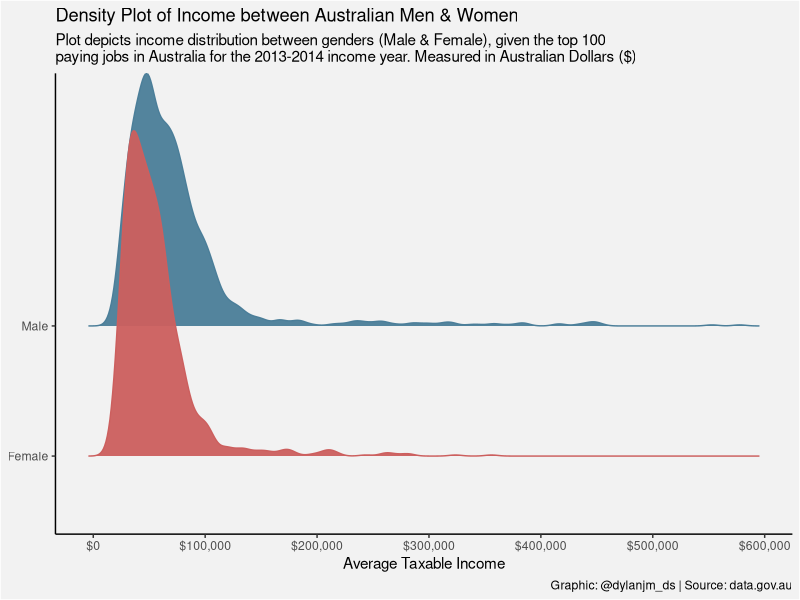
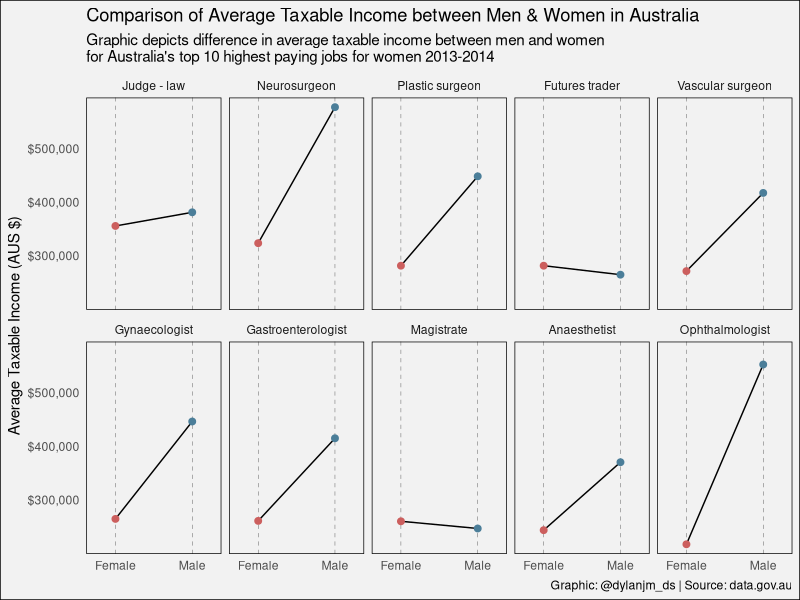

Write R code to recreate these figures, in order.
library(tidyverse)
library(ggridges)

dat <- read_csv(here::here("data/men_women_salaries_australia.csv"))

top_jobs_women <- dat %>%
  filter(gender %in% "Female") %>% 
  top_n(10, average_taxable_income) %>% 
  pull(occupation)

test <- dat %>%
  filter(occupation %in% top_jobs_women) %>% 
  spread(key = gender, value = average_taxable_income) %>%
  group_by(occupation) %>% 
  summarise_at(vars(Female, Male), sum, na.rm = TRUE) %>% 
  mutate(occupation = case_when(
    occupation == "Plastic and reconstructive surgeon" ~ "Plastic surgeon", 
    occupation == "Gynaecologist; Obstetrician" ~ "Gynaecologist", 
    TRUE ~ occupation
  ),
  occupation = str_replace(occupation, "\x96", "-"),
  occupation = fct_reorder(occupation, Female, desc))


dat %>% 
  ggplot(aes(x = average_taxable_income, 
             y = gender, fill = gender, color = gender)) +
  geom_density_ridges(scale = 2.5, alpha = .95) + 
  scale_x_continuous(labels = scales::dollar(seq(0,600000,100000)),
                     breaks = seq(0,600000,100000)) +
  scale_fill_manual(values = c("#cc5f5e","#4b7e99")) +
  scale_color_manual(values = c("#cc5f5e","#4b7e99")) +
  guides(fill = FALSE, color = FALSE) + 
  labs(title = "Density Plot of Income between Australian Men & Women",
       subtitle = "Plot depicts income distribution between genders (Male & Female), given the top 100 \npaying jobs in Australia for the 2013-2014 income year. Measured in Australian Dollars ($)",
       x = "Average Taxable Income", caption = "Graphic: @dylanjm_ds | Source: data.gov.au") + 
  theme_classic() + 
  theme(axis.title.y = element_blank(), 
        panel.background = element_rect(fill = "#f2f2f2"),
        plot.background = element_rect(fill = "#f2f2f2"))

test %>% 
  ggplot() +
  geom_segment(aes(x=1, xend=2, y=Female, yend=Male)) + 
  geom_vline(xintercept=1, linetype="dashed", size=.1) + 
  geom_vline(xintercept=2, linetype="dashed", size=.1) +
  geom_point(aes(x = 1, y = Female), color = "#cc5f5e", size = 2) + 
  geom_point(aes(x = 2, y = Male), color = "#4b7e99", size = 2) + 
  facet_wrap(~ occupation, ncol = 5) + 
  scale_y_continuous(labels = scales::dollar,
                     breaks = c(300000,400000,500000)) + 
  scale_x_continuous(breaks = c(1,2),
                     labels = c("Female", "Male"),
                     limits = c(.7,2.3)) + 
  labs(title = "Comparison of Average Taxable Income between Men & Women in Australia", 
       subtitle = "Graphic depicts difference in average taxable income between men and women \nfor Australia's top 10 highest paying jobs for women 2013-2014",
       y = "Average Taxable Income (AUS $)",
       caption = "Graphic: @dylanjm_ds | Source: data.gov.au") + 
  theme_minimal() + 
  theme(axis.ticks.x = element_blank(),
        axis.title.x = element_blank(),
        panel.background = element_rect(fill = "#f2f2f2"),
        plot.background = element_rect(fill = "#f2f2f2"), 
        panel.grid = element_blank())
